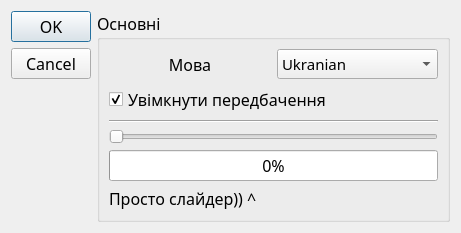
<?xml version="1.0" encoding="UTF-8"?>
<ui version="4.0">
 <class>Dialog</class>
 <widget class="QDialog" name="Dialog">
  <property name="geometry">
   <rect>
    <x>0</x>
    <y>0</y>
    <width>461</width>
    <height>207</height>
   </rect>
  </property>
  <property name="font">
   <font>
    <family>Levenim MT</family>
    <pointsize>12</pointsize>
   </font>
  </property>
  <property name="windowTitle">
   <string>Налаштування</string>
  </property>
  <property name="windowIcon">
   <iconset resource="data_dir/instruction/res.qrc">
    <normaloff>:/новийПрефікс/icon.png</normaloff>:/новийПрефікс/icon.png</iconset>
  </property>
  <layout class="QFormLayout" name="formLayout">
   <item row="0" column="0">
    <widget class="QDialogButtonBox" name="buttonBox">
     <property name="orientation">
      <enum>Qt::Vertical</enum>
     </property>
     <property name="standardButtons">
      <set>QDialogButtonBox::Cancel|QDialogButtonBox::Ok</set>
     </property>
    </widget>
   </item>
   <item row="0" column="1">
    <widget class="QGroupBox" name="groupBox">
     <property name="title">
      <string>Основні</string>
     </property>
     <layout class="QVBoxLayout" name="verticalLayout">
      <item>
       <layout class="QGridLayout" name="gridLayout">
        <item row="0" column="1">
         <widget class="QLabel" name="label">
          <property name="text">
           <string>Мова</string>
          </property>
          <property name="alignment">
           <set>Qt::AlignCenter</set>
          </property>
         </widget>
        </item>
        <item row="0" column="2">
         <widget class="QComboBox" name="comboBox">
          <property name="font">
           <font>
            <family>Levenim MT</family>
            <pointsize>11</pointsize>
           </font>
          </property>
          <item>
           <property name="text">
            <string>Ukranian</string>
           </property>
          </item>
          <item>
           <property name="text">
            <string>Russian</string>
           </property>
          </item>
          <item>
           <property name="text">
            <string>English</string>
           </property>
          </item>
         </widget>
        </item>
       </layout>
      </item>
      <item>
       <widget class="QCheckBox" name="checkBox">
        <property name="text">
         <string>Увімкнути передбачення</string>
        </property>
        <property name="checked">
         <bool>true</bool>
        </property>
       </widget>
      </item>
      <item>
       <widget class="Line" name="line">
        <property name="orientation">
         <enum>Qt::Horizontal</enum>
        </property>
       </widget>
      </item>
      <item>
       <widget class="QSlider" name="horizontalSlider">
        <property name="maximum">
         <number>100</number>
        </property>
        <property name="orientation">
         <enum>Qt::Horizontal</enum>
        </property>
       </widget>
      </item>
      <item>
       <widget class="QProgressBar" name="progressBar">
        <property name="value">
         <number>0</number>
        </property>
        <property name="alignment">
         <set>Qt::AlignCenter</set>
        </property>
        <property name="textVisible">
         <bool>true</bool>
        </property>
        <property name="invertedAppearance">
         <bool>false</bool>
        </property>
        <property name="textDirection">
         <enum>QProgressBar::TopToBottom</enum>
        </property>
       </widget>
      </item>
      <item>
       <widget class="QLabel" name="label_2">
        <property name="text">
         <string>Просто слайдер)) ^ </string>
        </property>
       </widget>
      </item>
     </layout>
    </widget>
   </item>
  </layout>
 </widget>
 <resources>
  <include location="data_dir/instruction/res.qrc"/>
 </resources>
 <connections>
  <connection>
   <sender>buttonBox</sender>
   <signal>accepted()</signal>
   <receiver>Dialog</receiver>
   <slot>close()</slot>
   <hints>
    <hint type="sourcelabel">
     <x>248</x>
     <y>254</y>
    </hint>
    <hint type="destinationlabel">
     <x>157</x>
     <y>274</y>
    </hint>
   </hints>
  </connection>
  <connection>
   <sender>buttonBox</sender>
   <signal>rejected()</signal>
   <receiver>Dialog</receiver>
   <slot>close()</slot>
   <hints>
    <hint type="sourcelabel">
     <x>316</x>
     <y>260</y>
    </hint>
    <hint type="destinationlabel">
     <x>286</x>
     <y>274</y>
    </hint>
   </hints>
  </connection>
  <connection>
   <sender>horizontalSlider</sender>
   <signal>valueChanged(int)</signal>
   <receiver>progressBar</receiver>
   <slot>setValue(int)</slot>
   <hints>
    <hint type="sourcelabel">
     <x>295</x>
     <y>114</y>
    </hint>
    <hint type="destinationlabel">
     <x>295</x>
     <y>142</y>
    </hint>
   </hints>
  </connection>
 </connections>
</ui>
